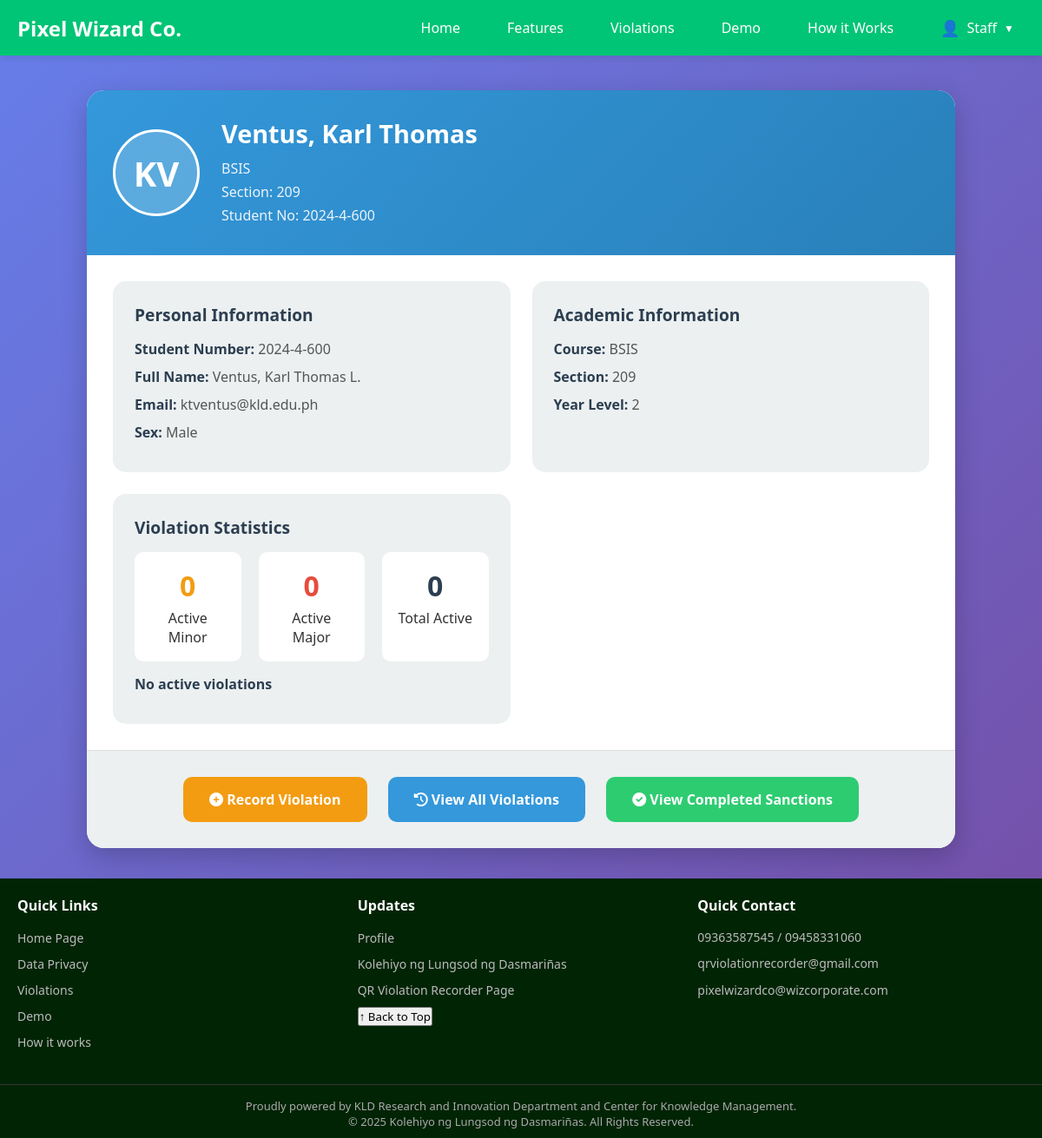
/staff_db.php?student_id=44 (signed in), run on the app's committed database.
### tables this page shows
CREATE TABLE `student_profiles` (
  `id` int(11) NOT NULL,
  `user_id` int(11) NOT NULL,
  `surname` varchar(100) DEFAULT NULL,
  `firstname` varchar(100) DEFAULT NULL,
  `middle_initial` varchar(5) DEFAULT NULL,
  `student_number` varchar(30) DEFAULT NULL,
  `sex` varchar(20) DEFAULT NULL,
  `course` varchar(10) DEFAULT NULL,
  `section` varchar(10) DEFAULT NULL,
  `qr_code` varchar(255) DEFAULT NULL,
  `created_at` timestamp NOT NULL DEFAULT current_timestamp(),
  `year_level` varchar(10) DEFAULT NULL
);

CREATE TABLE `users` (
  `id` int(11) NOT NULL,
  `full_name` varchar(100) NOT NULL,
  `email` varchar(150) NOT NULL,
  `password` varchar(255) NOT NULL,
  `created_at` timestamp NOT NULL DEFAULT current_timestamp(),
  `completed_setup` tinyint(1) NOT NULL DEFAULT 0,
  `otp_code` varchar(6) DEFAULT NULL,
  `otp_expires_at` datetime DEFAULT NULL,
  `profile_completed` tinyint(1) DEFAULT 0
);

### staff_db.php (the view, shortened to what this page needs)
<?php
require_once 'database.php';
$student_id = isset($_GET['student_id']) ? $_GET['student_id'] : '';
function getStudentData($student_id, $conn) {
    $sql = "SELECT sp.*, u.email
            FROM student_profiles sp
            JOIN users u ON sp.user_id = u.id
            WHERE sp.student_number = ?
            LIMIT 1";
    $stmt = mysqli_prepare($conn, $sql);
    mysqli_stmt_bind_param($stmt, "s", $student_id);
    mysqli_stmt_execute($stmt);
    $result = mysqli_stmt_get_result($stmt);
    $sql = "SELECT sp.*, u.email
            FROM student_profiles sp
            JOIN users u ON sp.user_id = u.id
            WHERE sp.user_id = ?
            LIMIT 1";
    $stmt = mysqli_prepare($conn, $sql);
    mysqli_stmt_bind_param($stmt, "i", $student_id);
    mysqli_stmt_execute($stmt);
    $result = mysqli_stmt_get_result($stmt);
    if ($result && mysqli_num_rows($result) > 0) {
        return mysqli_fetch_assoc($result);
    }
    return null;
}
function getViolationCounts($user_id, $conn) {
    $sql = "SELECT COUNT(DISTINCT v.id) AS total
            FROM violations v
            LEFT JOIN sanctions s ON v.id = s.violation_id
            WHERE v.user_id = ?
            AND v.violation_category = 'minor'
            AND (s.status IS NULL OR s.status != 'completed')";
    $stmt = mysqli_prepare($conn, $sql);
    mysqli_stmt_bind_param($stmt, "i", $user_id);
    mysqli_stmt_execute($stmt);
    $result = mysqli_stmt_get_result($stmt);
    $minor_row = mysqli_fetch_assoc($result);
    $minor_total = $minor_row ? $minor_row['total'] : 0;
    $sql = "SELECT COUNT(DISTINCT v.id) AS total
            FROM violations v
            LEFT JOIN sanctions s ON v.id = s.violation_id
            WHERE v.user_id = ?
            AND v.violation_category = 'major'
            AND (s.status IS NULL OR s.status != 'completed')";
    $stmt = mysqli_prepare($conn, $sql);
    mysqli_stmt_bind_param($stmt, "i", $user_id);
    mysqli_stmt_execute($stmt);
    $result = mysqli_stmt_get_result($stmt);
    $major_row = mysqli_fetch_assoc($result);
    $major_total = $major_row ? $major_row['total'] : 0;
    $sql = "SELECT COUNT(DISTINCT v.id) AS total
            FROM violations v
            JOIN sanctions s ON v.id = s.violation_id
            WHERE v.user_id = ?
            AND s.status = 'completed'";
    $stmt = mysqli_prepare($conn, $sql);
    mysqli_stmt_bind_param($stmt, "i", $user_id);
    mysqli_stmt_execute($stmt);
    $result = mysqli_stmt_get_result($stmt);
    $cleared_row = mysqli_fetch_assoc($result);
    $cleared_total = $cleared_row ? $cleared_row['total'] : 0;
    $converted_majors = floor($minor_total / 4);
    $effective_major_total = $major_total + $converted_majors;
    $remaining_minors = $minor_total % 4;
    return [
        'minor_total' => $minor_total,
        'major_total' => $major_total,
        'cleared_total' => $cleared_total,
        'converted_majors' => $converted_majors,
        'effective_major_total' => $effective_major_total,
        'remaining_minors' => $remaining_minors,
        'total_violations' => $minor_total + $major_total,
        'active_violations' => $minor_total + $major_total
    ];
}
function getRecentViolation($user_id, $conn) {
    $sql = "SELECT v.violation_type, v.violation_category, v.created_at, v.status
            FROM violations v
            LEFT JOIN sanctions s ON v.id = s.violation_id
            WHERE v.user_id = ?
            AND (s.status IS NULL OR s.status != 'completed')
            ORDER BY v.created_at DESC
            LIMIT 1";
    $stmt = mysqli_prepare($conn, $sql);
    mysqli_stmt_bind_param($stmt, "i", $user_id);
    mysqli_stmt_execute($stmt);
    $result = mysqli_stmt_get_result($stmt);
    return null;
}
function getTotalStudents($conn) {
    $sql = "SELECT COUNT(*) AS total FROM student_profiles";
    $result = mysqli_query($conn, $sql);
    if ($result) {
        $row = mysqli_fetch_assoc($result);
        return $row['total'];
    }
    return 0;
}
function getMonthlyViolations($conn) {
    $sql = "SELECT COUNT(*) AS total
            FROM violations
            WHERE MONTH(created_at) = MONTH(CURDATE())
            AND YEAR(created_at) = YEAR(CURDATE())";
    $result = mysqli_query($conn, $sql);
    if ($result) {
        $row = mysqli_fetch_assoc($result);
        return $row['total'];
    }
    return 0;
}
function getPendingCases($conn) {
    $sql = "SELECT COUNT(DISTINCT v.id) AS total
            FROM violations v
            LEFT JOIN sanctions s ON v.id = s.violation_id
            WHERE (s.status IS NULL OR s.status != 'completed')";
    $result = mysqli_query($conn, $sql);
    if ($result) {
        $row = mysqli_fetch_assoc($result);
        return $row['total'];
    }
    return 0;
}
$total_students = getTotalStudents($conn);
$monthly_violations = getMonthlyViolations($conn);
$pending_cases = getPendingCases($conn);
$student_data = null;
$violation_counts = null;
$recent_violation = null;
if ($student_id) {
    $student_data = getStudentData($student_id, $conn);
    if ($student_data) {
        $violation_counts = getViolationCounts($student_data['user_id'], $conn);
        $recent_violation = getRecentViolation($student_data['user_id'], $conn);
    }
}
?>
<!DOCTYPE html>
<html lang="en">
<head>
    <link rel="stylesheet" href="https://cdnjs.cloudflare.com/ajax/libs/font-awesome/6.0.0/css/all.min.css">
</head>
<body>
    <?php include 'nav.php'; ?>
    <div class="staff-container">
        <div class="staff-main">
            <?php if (!$student_id || !$student_data): ?>
                <div class="welcome-section">
                    <div class="welcome-icon">
                        <i class="fas fa-qrcode"></i>
                    </div>
                    <h2>Ready to Scan Student QR Code</h2>
                    <p>Scan a student's QR code to view their profile and record violations</p>
                    <div class="quick-stats">
                        <div class="stat-card">
                            <div class="stat-number"><?php echo $total_students; ?></div>
                            <div class="stat-label">Total Students</div>
                        </div>
                        <div class="stat-card">
                            <div class="stat-number"><?php echo $monthly_violations; ?></div>
                            <div class="stat-label">Violations This Month</div>
                        </div>
                        <div class="stat-card">
                            <div class="stat-number"><?php echo $pending_cases; ?></div>
                            <div class="stat-label">Active Cases</div>
                        </div>
                    </div>
                    <div class="scan-instructions">
                        <h3>How to Record a Violation</h3>
                        <ol>
                            <li><strong>Scan QR Code:</strong> Use your device camera to scan the student's QR code</li>
                            <li><strong>View Profile:</strong> Student information will automatically appear</li>
                            <li><strong>Record Violation:</strong> Click "Record Violation" button</li>
                            <li><strong>Fill Details:</strong> Enter violation type, description, and evidence</li>
                            <li><strong>Submit:</strong> Save the violation record to the system</li>
                        </ol>
                    </div>
                    <div style="color: #666; font-style: italic; margin-top: 30px;">
                        <i class="fas fa-info-circle"></i>
                        Waiting for QR code scan...
                    </div>
                </div>
            <?php else: ?>
                <div class="student-profile">
                    <div class="profile-header">
                        <div class="profile-avatar">
                            <?php
                            $firstname = $student_data['firstname'] ?? '';
                            $surname = $student_data['surname'] ?? '';
                            if ($firstname && $surname) {
                                echo strtoupper(substr($firstname, 0, 1) . substr($surname, 0, 1));
                            } else {
                                echo 'ST';
                            }
                            ?>
                        </div>
                        <div class="profile-info">
                            <h2>
                                <?php
                                if ($student_data['surname'] && $student_data['firstname']) {
                                    echo htmlspecialchars($student_data['surname'] . ', ' . $student_data['firstname']);
                                } else {
                                    echo 'Student Profile';
                                }
                                ?>
                            </h2>
                            <p><?php echo htmlspecialchars($student_data['course'] ?? 'No course info'); ?></p>
                            <p>Section: <?php echo htmlspecialchars($student_data['section'] ?? 'N/A'); ?></p>
                            <p>Student No: <?php echo htmlspecialchars($student_data['student_number']); ?></p>
                        </div>
                    </div>
                    <div class="profile-details">
                        <div class="detail-group">
                            <h4>Personal Information</h4>
                            <p><strong>Student Number:</strong> <?php echo htmlspecialchars($student_data['student_number']); ?></p>
                            <p><strong>Full Name:</strong>
                                <?php
                                if ($student_data['surname'] && $student_data['firstname']) {
                                    echo htmlspecialchars($student_data['surname'] . ', ' . $student_data['firstname']);
                                    if (!empty($student_data['middle_initial'])) {
                                        echo ' ' . htmlspecialchars($student_data['middle_initial']) . '.';
                                    }
                                }
                                ?>
                            </p>
                            <p><strong>Email:</strong> <?php echo htmlspecialchars($student_data['email'] ?? 'N/A'); ?></p>
                            <p><strong>Sex:</strong> <?php echo htmlspecialchars($student_data['sex'] ?? 'Not specified'); ?></p>
                        </div>
                        <div class="detail-group">
                            <h4>Academic Information</h4>
                            <p><strong>Course:</strong> <?php echo htmlspecialchars($student_data['course'] ?? 'Not specified'); ?></p>
                            <p><strong>Section:</strong> <?php echo htmlspecialchars($student_data['section'] ?? 'Not specified'); ?></p>
                            <p><strong>Year Level:</strong> <?php echo htmlspecialchars($student_data['year_level'] ?? 'N/A'); ?></p>
                        </div>
                        <div class="detail-group">
                            <h4>Violation Statistics</h4>
                            <div class="violation-stats">
                                <div class="stat-box minor-count">
                                    <div class="stat-value"><?php echo $violation_counts['minor_total']; ?></div>
                                    <div>Active Minor</div>
                                </div>
                                <div class="stat-box major-count">
                                    <div class="stat-value"><?php echo $violation_counts['major_total']; ?></div>
                                    <div>Active Major</div>
                                </div>
                                <div class="stat-box total-count">
                                    <div class="stat-value"><?php echo $violation_counts['total_violations']; ?></div>
                                    <div>Total Active</div>
                                </div>
                            </div>
                            <?php if ($recent_violation): ?>
                                <p style="margin-top: 15px;"><strong>Most Recent Active Violation:</strong>
                                    <?php echo htmlspecialchars($recent_violation['violation_type']); ?>
                                    <span class="violation-category-badge violation-category-<?= $recent_violation['violation_category'] ?>">
                                        <?= strtoupper($recent_violation['violation_category']) ?>
                                    </span>
                                    <br><small><?php echo date("M j, Y g:i A", strtotime($recent_violation['created_at'])); ?></small>
                                </p>
                            <?php else: ?>
                                <p style="margin-top: 15px; color: var(--success);"><strong>No active violations</strong></p>
                            <?php endif; ?>
                        </div>
                    </div>
                    <div class="violation-actions">
                        <button class="btn btn-warning" onclick="recordViolation('<?php echo $student_data['user_id']; ?>')">
                            <i class="fas fa-plus-circle"></i> Record Violation
                        </button>
                        <button class="btn btn-primary" onclick="viewViolationHistory('<?php echo $student_data['user_id']; ?>')">
                            <i class="fas fa-history"></i> View All Violations
                        </button>
                        <?php if ($violation_counts['cleared_total'] > 0): ?>
                        <button class="btn btn-success" onclick="viewCompletedSanctions('<?php echo $student_data['user_id']; ?>')">
                            <i class="fas fa-check-circle"></i> View Completed Sanctions
                        </button>
                        <?php endif; ?>
                    </div>
                </div>
            <?php endif; ?>
        </div>
    </div>
    <?php include 'footer.php'; ?>
</body>
</html>

### data on the page
student_profiles: firstname+surname "KV", surname+firstname "Ventus, Karl Thomas", course "BSIS", section "209", student_number "2024-4-600", middle_initial "L", user.email "ktventus@kld.edu.ph", sex "Male", year_level "2"

### other printed values
$violation_counts['minor_total'] "0"
$violation_counts['major_total'] "0"
$violation_counts['total_violations'] "0"
